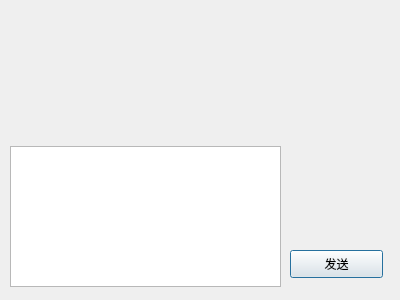
<?xml version="1.0" encoding="UTF-8"?>
<ui version="4.0">
 <class>ChatDialog</class>
 <widget class="QDialog" name="ChatDialog">
  <property name="geometry">
   <rect>
    <x>0</x>
    <y>0</y>
    <width>400</width>
    <height>300</height>
   </rect>
  </property>
  <property name="windowTitle">
   <string>Dialog</string>
  </property>
  <widget class="QTextEdit" name="textEdit_msg">
   <property name="geometry">
    <rect>
     <x>10</x>
     <y>146</y>
     <width>271</width>
     <height>141</height>
    </rect>
   </property>
  </widget>
  <widget class="QPushButton" name="pushButton_send">
   <property name="geometry">
    <rect>
     <x>290</x>
     <y>250</y>
     <width>93</width>
     <height>28</height>
    </rect>
   </property>
   <property name="text">
    <string>发送</string>
   </property>
  </widget>
 </widget>
 <resources/>
 <connections/>
</ui>
